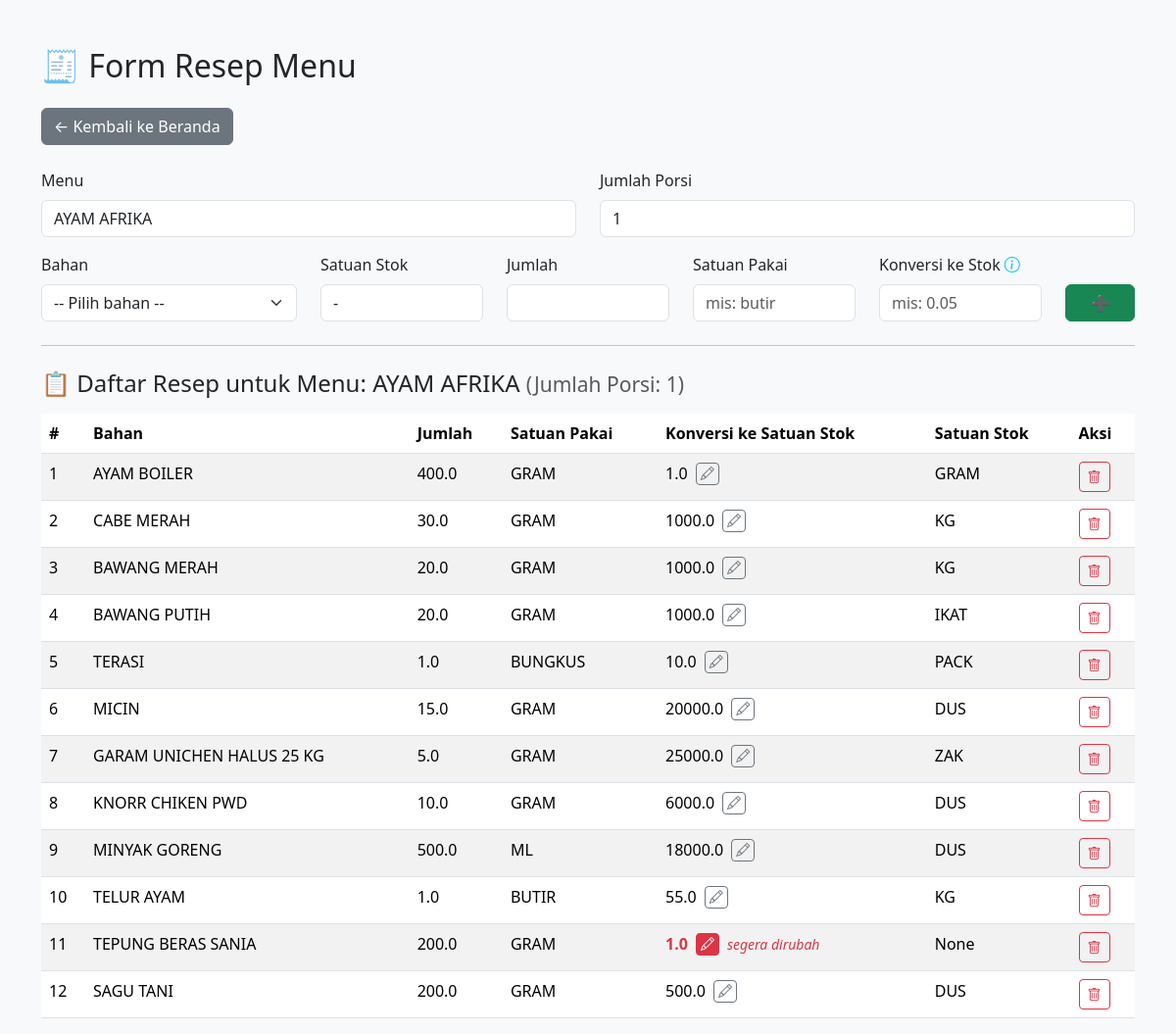
Page /resep/AYAM AFRIKA on the committed database.
### tables this page shows
CREATE TABLE Resep (
    nm_menu TEXT,
    nm_bahan TEXT,
    qty REAL,
    satuan_pakai TEXT,
    konversi REAL,
    satuan_stok TEXT
);

### app.py (the view, shortened to what this page needs)
@app.route('/resep/<nama_menu>', methods=['GET', 'POST'])
def kelola_resep(nama_menu):
    semua_menu = db.ambil_semua_menu_dari_resep()
    semua_bahan = db.ambil_semua_stok()
    resep = db.ambil_resep_per_menu(nama_menu)
    porsi = db.get_porsi(nama_menu)
    return render_template(
        'resep.html',
        nama_menu=nama_menu,
        semua_bahan=semua_bahan,
        semua_menu=semua_menu,
        resep=resep,
        selected_menu=nama_menu,
        porsi=porsi
    )

### models.py (called while the page is built)
    def get_porsi(self, nm_menu):
        self.cursor.execute("SELECT porsi FROM Menu WHERE nm_menu = ?", (nm_menu,))
        hasil = self.cursor.fetchone()
        return hasil[0] if hasil else ''

    def ambil_semua_stok(self):
        self.cursor.execute("SELECT nm_bahan, satuan FROM Stok ORDER BY nm_bahan")
        return self.cursor.fetchall()

    def ambil_semua_menu_dari_resep(self):
        self.cursor.execute("SELECT DISTINCT nm_menu FROM Resep")
        hasil = [row[0] for row in self.cursor.fetchall()]
        return hasil

    def ambil_resep_per_menu(self, nm_menu):
        self.cursor.execute("""
            SELECT Nm_bahan, Qty, Satuan_pakai, Konversi, Satuan_stok
            FROM Resep
            WHERE Nm_menu = ?
        """, (nm_menu,))
        return self.cursor.fetchall()

### templates/resep.html (shortened to what this page needs)
<!DOCTYPE html>
<html lang="id">
<head>
    <link href="https://cdn.jsdelivr.net/npm/bootstrap@5.3.3/dist/css/bootstrap.min.css" rel="stylesheet">
    <link rel="stylesheet" href="https://cdn.jsdelivr.net/npm/bootstrap-icons@1.10.5/font/bootstrap-icons.css">
    <link href="https://cdn.jsdelivr.net/npm/select2@4.1.0-rc.0/dist/css/select2.min.css" rel="stylesheet" />
    <link href="https://cdn.jsdelivr.net/npm/select2@4.1.0-rc.0/dist/css/select2.min.css" rel="stylesheet" />
</head>
<body class="bg-light">
<div class="container mt-5">
    <h2 class="mb-4">🧾 Form Resep Menu</h2>
    <div class="mb-4">
        <a href="/" class="btn btn-secondary">← Kembali ke Beranda</a>
    </div>
<form action="" method="POST" class="mt-4">
    <div class="row mb-3">
        <div class="col-md-6">
            <label class="form-label">Menu</label>
            <input type="text" class="form-control" value="{{ nama_menu }}" readonly>
        </div>
        <div class="col-md-6">
            <label class="form-label">Jumlah Porsi</label>
            <input type="number" name="porsi" class="form-control" value="{{ porsi or '' }}" min="1" required>
        </div>
    </div>
    <div class="row">
        <div class="col-md-3">
            <label class="form-label">Bahan</label>
            <select id="nm_bahan" name="nm_bahan" class="form-select select2" required onchange="tampilkanSatuan()">
                <option disabled selected value="">-- Pilih bahan --</option>
            </select>
        </div>
        <div class="col-md-2">
            <label class="form-label">Satuan Stok</label>
            <div class="form-control" id="satuan-stok-label">-</div>
        </div>
        <div class="col-md-2">
            <label class="form-label">Jumlah</label>
            <input type="number" step="any" name="qty" class="form-control" required>
        </div>
        <div class="col-md-2">
            <label class="form-label">Satuan Pakai</label>
            <input type="text" name="satuan_pakai" class="form-control" placeholder="mis: butir" required>
        </div>
        <div class="col-md-2">
            <label class="form-label">Konversi ke Stok
                <i class="bi bi-info-circle text-info" data-bs-toggle="tooltip" data-bs-placement="top"
                title="Berapa satuan stok (asli) yang dibutuhkan per 1 satuan pakai. Contoh: 1 butir telur = 0.05 kg. Maka isi: 0.05">
                </i>
            </label>
            <input type="number" step="any" name="konversi" class="form-control" placeholder="mis: 0.05" required>
        </div>
        <div class="col-md-1 d-flex align-items-end">
            <button type="submit" class="btn btn-success w-100">➕</button>
        </div>
    </div>
</form>
<hr class="my-4">
    <h4 class="mb-3">
        📋 Daftar Resep untuk Menu: {{ nama_menu }}
        <small class="text-muted">(Jumlah Porsi: {{ porsi or 0 }})</small>
    </h4>
    {% if resep %}
    <table class="table table-striped">
        <thead>
            <tr>
                <th>#</th>
                <th>Bahan</th>
                <th>Jumlah</th>
                <th>Satuan Pakai</th>
                <th>Konversi ke Satuan Stok</th>
                <th>Satuan Stok</th>
                <th>Aksi</th>
            </tr>
        </thead>
        <tbody>
            {% for r in resep %}
            {% set bahan_ditemukan = r[0] in semua_bahan | map(attribute=0) | list %}
            <tr>
                <td>{{ loop.index }}</td>
                <td class="{% if not bahan_ditemukan %}text-danger fw-bold{% endif %}"
                    title="{% if not bahan_ditemukan %}Bahan ini tidak tersedia di stok{% endif %}">
                    {{ r[0] }}
                </td>
                <td>{{ r[1] }}</td>
                <td>{{ r[2] }}</td>
                <td>
                    <div class="d-flex align-items-center gap-2">
                        <span id="konversi-display-{{ loop.index }}"
                            class="{% if r[2]|lower != r[4]|lower and r[3] == 1.0 %}text-danger fw-bold{% endif %}">
                            {{ r[3] }}
                        </span>
                        <button type="button"
                            class="btn btn-sm {% if r[2]|lower != r[4]|lower and r[3] == 1.0 %}btn-danger{% else %}btn-outline-secondary{% endif %} py-0 px-1"
                            onclick="toggleEditForm({{ loop.index }})"
                            title="Edit konversi">
                            <i class="bi bi-pencil"></i>
                        </button>
                        {% if r[2]|lower != r[4]|lower and r[3] == 1.0 %}
                        <span class="text-danger small fst-italic">segera dirubah</span>
                        {% endif %}
                    </div>
                </td>
                <td>{{ r[4] }}</td>
                <td>
                    <div class="d-flex flex-wrap align-items-center gap-2">
                        <form method="POST" action="{{ url_for('hapus_bahan_resep') }}" onsubmit="return confirm('Yakin ingin menghapus bahan ini dari resep?')">
                            <button type="submit" class="btn btn-outline-danger btn-sm">
                                <i class="bi bi-trash"></i>
                            </button>
                        </form>
                    </div>
                </td>
            </tr>
            {% endfor %}
        </tbody>
    </table>
    {% else %}
    <p class="text-muted">Belum ada bahan dalam resep ini.</p>
    {% endif %}
</body>
</html>

### rows in the picture
Resep: nm_bahan "AYAM BOILER", qty "400.0", satuan_pakai "GRAM", konversi "1.0", satuan_stok "GRAM"
Resep: nm_bahan "CABE MERAH", qty "30.0", satuan_pakai "GRAM", konversi "1000.0", satuan_stok "KG"
Resep: nm_bahan "BAWANG MERAH", qty "20.0", satuan_pakai "GRAM", konversi "1000.0", satuan_stok "KG"
Resep: nm_bahan "BAWANG PUTIH", qty "20.0", satuan_pakai "GRAM", konversi "1000.0", satuan_stok "IKAT"
Resep: nm_bahan "TERASI", qty "1.0", satuan_pakai "BUNGKUS", konversi "10.0", satuan_stok "PACK"
Resep: nm_bahan "MICIN", qty "15.0", satuan_pakai "GRAM", konversi "20000.0", satuan_stok "DUS"
Resep: nm_bahan "GARAM UNICHEN HALUS 25 KG", qty "5.0", satuan_pakai "GRAM", konversi "25000.0", satuan_stok "ZAK"
Resep: nm_bahan "KNORR CHIKEN PWD", qty "10.0", satuan_pakai "GRAM", konversi "6000.0", satuan_stok "DUS"
Resep: nm_bahan "MINYAK GORENG", qty "500.0", satuan_pakai "ML", konversi "18000.0", satuan_stok "DUS"
Resep: nm_bahan "TELUR AYAM", qty "1.0", satuan_pakai "BUTIR", konversi "55.0", satuan_stok "KG"
Resep: nm_bahan "TEPUNG BERAS SANIA", qty "200.0", satuan_pakai "GRAM", konversi "1.0", shows "segera dirubah", r "None"
Resep: nm_bahan "SAGU TANI", qty "200.0", satuan_pakai "GRAM", konversi "500.0", satuan_stok "DUS"

### other values in the picture
{{ nama_menu }} "AYAM AFRIKA"
{{ porsi or 0 }} "1"
